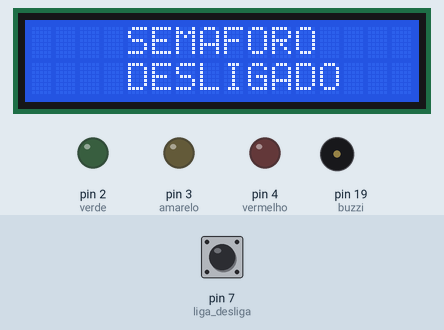
Bench run of a sketch on a simulated Arduino Uno, built with avr-gcc and run on an emulated ATmega328P. On the bench: 16×2 character LCD, output pins drawn as LEDs (lit = HIGH), buzzer (waves = sounding, pin HIGH). Inputs (shaded band) come from the test bench; at power-on: pin 7 (liga_desliga) HIGH.

Above: at 1.2 s.
1.3 s: pin 7 (liga_desliga) pulled LOW for 0.25 s
At 2.5 s:
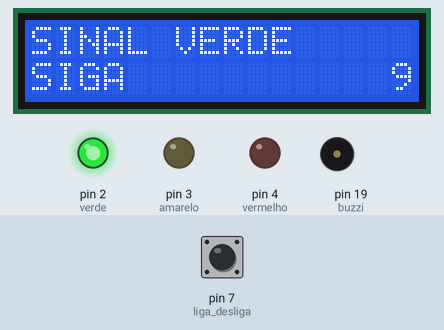
4.2 s: pin 7 (liga_desliga) pulled LOW for 1 s
At 5.6 s:
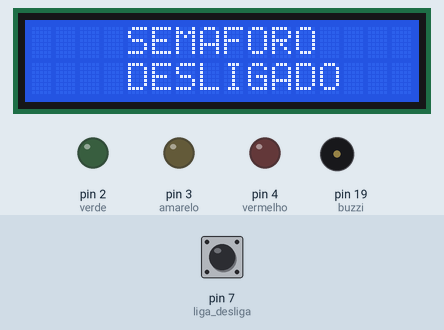
6.7 s: pin 7 (liga_desliga) pulled LOW for 0.25 s
At 16.4 s:
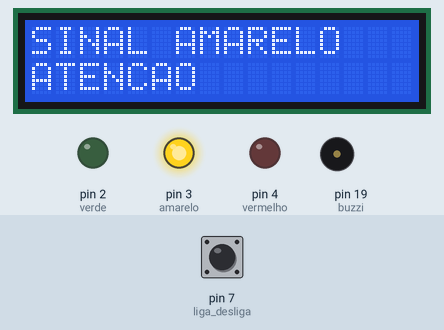
Timing chart, 0 to 20.4 s (numbered marks = the images above; inputs shaded):
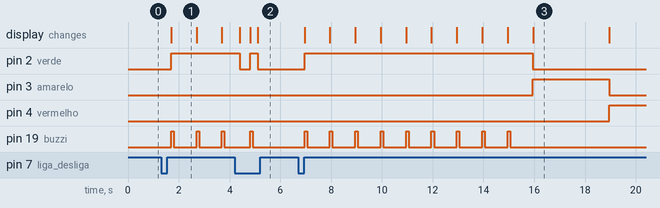

The sketch:

Projeto_Semaforo_Inteligente.ino
```cpp
#include <LiquidCrystal.h>

int verde = 2;
int amarelo = 3;
int vermelho = 4;
int buzzi = 19;
int liga_desliga = 7;

int estado_botao = 0;
bool status_semaforo = false;
long tempo_milli = 0;
long intervalo = 1000;
int contador = 9;

int rs = 13, e = 14, d4 = 15, d5 = 16, d6 = 17, d7 = 18;
LiquidCrystal lcd(rs, e, d4, d5, d6, d7);

void setup() {
  lcd.begin(16, 2);
  pinMode(verde, OUTPUT);
  pinMode(amarelo, OUTPUT);
  pinMode(vermelho, OUTPUT);
  pinMode(buzzi, OUTPUT);
  pinMode(liga_desliga, INPUT_PULLUP);
}

void loop() {
  estado_botao = digitalRead(liga_desliga);
  if (estado_botao == LOW) {
    status_semaforo = !status_semaforo;
    contador = 9;
    delay(200);
  }

  if (status_semaforo) {
    long tempo_corrente = millis();
    if (tempo_corrente - tempo_milli >= intervalo) {
      tempo_milli = tempo_corrente;

      if (contador > 0) {
        lcd.clear();
        lcd.setCursor(0, 0);
        lcd.print("SINAL VERDE");
        lcd.setCursor(0, 1);
        lcd.print("SIGA");
        digitalWrite(verde, HIGH);
        digitalWrite(amarelo, LOW);
        digitalWrite(vermelho, LOW);
        lcd.setCursor(15, 1);
        lcd.print(contador);
        contador--;
        digitalWrite(buzzi, HIGH);
        delay(100);
        digitalWrite(buzzi, LOW);
      } else {
        digitalWrite(verde, LOW);
        digitalWrite(amarelo, HIGH);
        lcd.clear();
        lcd.setCursor(0, 0);
        lcd.print("SINAL AMARELO");
        lcd.setCursor(0, 1);
        lcd.print("ATENCAO");
        delay(3000);
        digitalWrite(amarelo, LOW);
        digitalWrite(vermelho, HIGH);
        lcd.clear();
        lcd.setCursor(0, 0);
        lcd.print("SINAL VERMELHO");
        lcd.setCursor(0, 1);
        lcd.print("PARE");
        delay(6000);
        digitalWrite(vermelho, LOW);
        contador = 9;
      }
    }
  } else {
    digitalWrite(verde, LOW);
    digitalWrite(amarelo, LOW);
    digitalWrite(vermelho, LOW);
    lcd.clear();
    lcd.setCursor(4, 0);
    lcd.print("SEMAFORO");
    lcd.setCursor(4, 1);
    lcd.print("DESLIGADO");
    delay(200);
  }
}
```

Measured:
- after the input at 1.3 s, pin 2 (verde): LOW → HIGH after 0.40 s; pin 19 (buzzi): alternates HIGH for 0.10 s and LOW for 0.90 s, starting after 0.40 s; the display: changes after 0.40 s (image 1)
- after the input at 4.2 s, pin 2 (verde): HIGH → LOW after 0.20 s, → HIGH 0.41 s later, → LOW 0.30 s later; the display: changes after 0.20 s (image 2)
- after the input at 6.7 s, pin 2 (verde): LOW → HIGH after 0.25 s, → LOW 9.0 s later; pin 3 (amarelo): LOW → HIGH after 9.2 s, → LOW 3.0 s later
